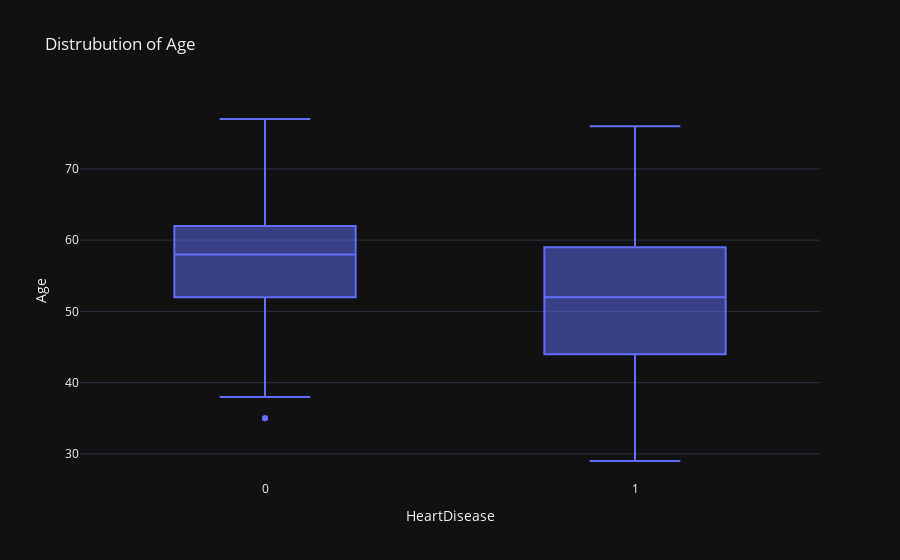

The notebook cell saved with this chart:
### Markdown cell above
# Outliers

A box plot (or box-and-whisker plot) shows the distribution of quantitative data in a way that facilitates comparisons between variables.The box shows the quartiles of the dataset while the whiskers extend to show the rest of the distribution.The box plot (a.k.a. box and whisker diagram) is a standardized way of displaying the distribution of data based on the five number summary:
- Minimum
- First quartile
- Median
- Third quartile
- Maximum.

In the simplest box plot the central rectangle spans the first quartile to the third quartile (the interquartile range or IQR).A segment inside the rectangle shows the median and “whiskers” above and below the box show the locations of the minimum and maximum.

### Code cell
fig = px.box(df,y="Age",x="HeartDisease",title=f"Distrubution of Age")
fig.show()

### Figure 1 — Plotly figure (JSON) as saved in the notebook; plotly's stock layout.template omitted (floating-point values rounded to 4 significant figures; data arrays with more than 128 entries replaced by an {"elided": "..."} marker saying what was removed)
{"data": [{"alignmentgroup": "True", "hovertemplate": "HeartDisease=%{x}<br>Age=%{y}<extra></extra>", "legendgroup": "", "marker": {"color": "#636efa"}, "name": "", "notched": false, "offsetgroup": "", "orientation": "v", "showlegend": false, "type": "box", "x": {"elided": "303 int values"}, "x0": " ", "xaxis": "x", "y": {"elided": "303 int values"}, "y0": " ", "yaxis": "y"}], "layout": {"boxmode": "group", "legend": {"tracegroupgap": 0}, "title": {"text": "Distrubution of Age"}, "xaxis": {"anchor": "y", "domain": [0, 1], "title": {"text": "HeartDisease"}}, "yaxis": {"anchor": "x", "domain": [0, 1], "title": {"text": "Age"}}}}
